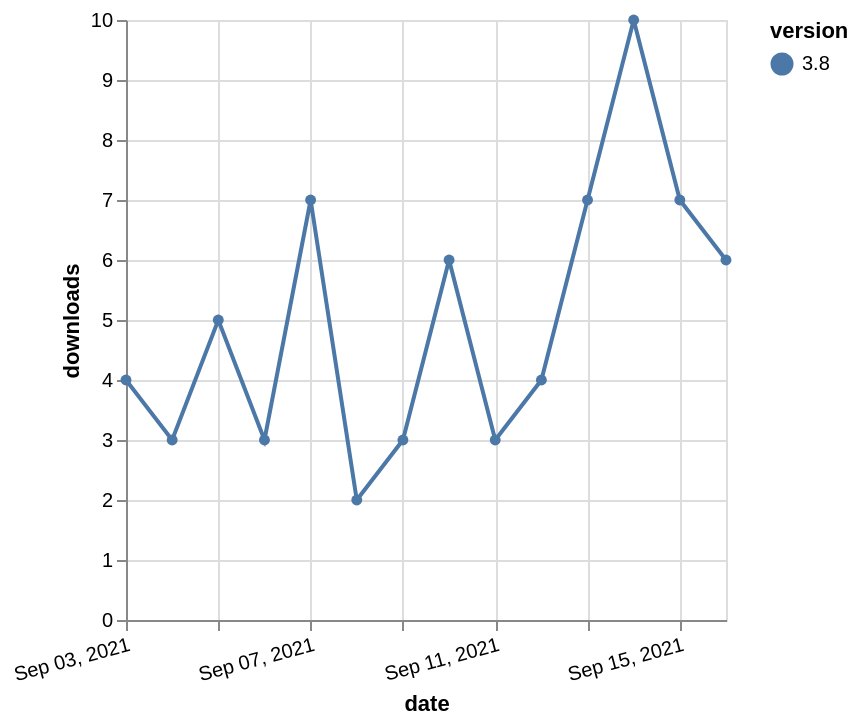

Write a Vega-Lite specification for this figure.
### Vega-Lite specification from a JSON file in a GitHub repository (floating-point values rounded to 4 significant figures)
{"$schema": "https://vega.github.io/schema/vega-lite/v5.json", "description": "A simple bar chart with embedded data.", "data": {"values": [{"date": "2021-09-03", "total": 2308, "delta": 4, "version": "3.8"}, {"date": "2021-09-04", "total": 2311, "delta": 3, "version": "3.8"}, {"date": "2021-09-05", "total": 2316, "delta": 5, "version": "3.8"}, {"date": "2021-09-06", "total": 2319, "delta": 3, "version": "3.8"}, {"date": "2021-09-07", "total": 2326, "delta": 7, "version": "3.8"}, {"date": "2021-09-08", "total": 2328, "delta": 2, "version": "3.8"}, {"date": "2021-09-09", "total": 2331, "delta": 3, "version": "3.8"}, {"date": "2021-09-10", "total": 2337, "delta": 6, "version": "3.8"}, {"date": "2021-09-11", "total": 2340, "delta": 3, "version": "3.8"}, {"date": "2021-09-12", "total": 2344, "delta": 4, "version": "3.8"}, {"date": "2021-09-13", "total": 2351, "delta": 7, "version": "3.8"}, {"date": "2021-09-14", "total": 2361, "delta": 10, "version": "3.8"}, {"date": "2021-09-15", "total": 2368, "delta": 7, "version": "3.8"}, {"date": "2021-09-16", "total": 2374, "delta": 6, "version": "3.8"}]}, "width": "container", "mark": {"type": "line", "point": {"filled": true}}, "encoding": {"x": {"field": "date", "type": "temporal", "timeUnit": "yearmonthdate", "title": "date", "axis": {"labelAngle": -15}}, "y": {"field": "delta", "type": "quantitative", "title": "downloads"}, "color": {"field": "version", "type": "nominal"}, "tooltip": {"field": "delta"}}}
